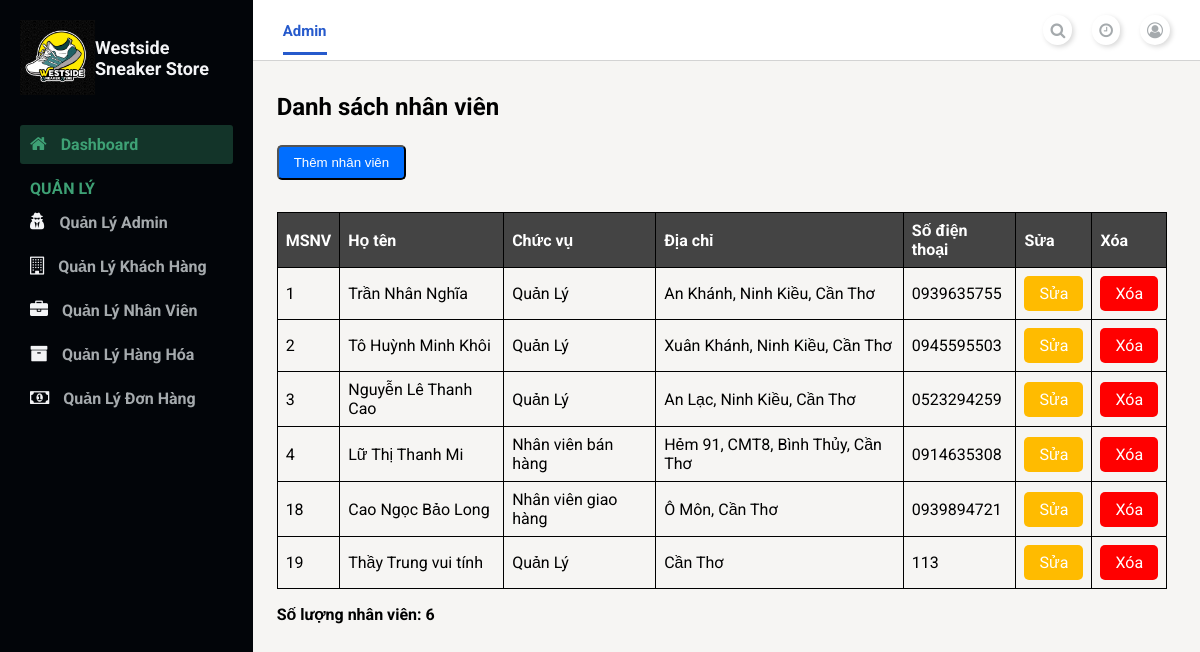
Page /admin/index.php?page_layout=staff_management (signed in) on the committed database.
### tables this page shows
CREATE TABLE `nhanvien` (
  `MSNV` int(11) NOT NULL,
  `HoTenNV` varchar(100) DEFAULT NULL,
  `ChucVu` varchar(50) NOT NULL,
  `DiaChi` varchar(500) NOT NULL,
  `SoDienThoai` varchar(10) NOT NULL,
  `UserName` varchar(30) DEFAULT NULL,
  `password` varchar(100) DEFAULT NULL
);

### admin/modules_admin/staff_management/list.php (the view, shortened to what this page needs)
<main>
    <div class="container-fluid">
        <div class="card-container">
            <div class="card-header">
                <h2>Danh sách nhân viên</h2>
            </div>
            <div class="card-body">
                <button type="button" class="btn_add">Thêm nhân viên</button>
                <table class="table">
                    <thead class="thead-dark">
                        <tr>
                            <th>MSNV</th>
                            <th>Họ tên</th>
                            <th>Chức vụ</th>
                            <th>Địa chỉ</th>
                            <th>Số điện thoại</th>
                            <th>Sửa</th>
                            <th>Xóa</th>
                        </tr>
                    </thead>
                    <tbody>
                        <tr>
                            <?php
                                include './modules_admin/config.php';
                                $sql = "SELECT * FROM nhanvien";
                                $count_nhanvien=0;
                                $query = mysqli_query($conn, $sql);
                                while($rows = mysqli_fetch_array($query)){ ?>
                                <tr>
                                    <td><?php echo $rows["MSNV"] ?></td>
                                    <td><?php echo $rows["HoTenNV"] ?></td>
                                    <td><?php echo $rows["ChucVu"] ?></td>
                                    <td><?php echo $rows["DiaChi"] ?></td>
                                    <td><?php echo $rows["SoDienThoai"] ?></td>
                                    <?php $count_nhanvien++ ?>
                                    <td>
                                        <a href="./index.php?page_layout=modifyStaff&id= <?php echo $rows["MSNV"] ?>"
                                            style="background-color: rgb(255, 187, 0);color: white;padding: 8px 15px;text-align: center;text-decoration: none;display: inline-block;border-radius: 5px;">
                                            Sửa
                                        </a>
                                    </td>
                                    <td>
                                        <a onclick="return confirm_Del('<?php echo $rows['HoTenNV'] ?>')"
                                        href="./modules_admin/staff_management/delete.php?MSNV=<?php echo $rows["MSNV"] ?>" class="btn_delete">Xóa</a>
                                    </td>
                                </tr>
                            <?php } ?>
                        </tr>
                </table>
                <p><b><?php echo 'Số lượng nhân viên: '. $count_nhanvien ?></b></p>
            </div>
        </div>
    </div>
</main>

### admin/style/index.css (style rules this page uses)
* { margin: 0; padding: 0; }
body { box-sizing: border-box; font-family: 'Roboto', sans-serif; }
main { background: #f6f5f3; grid-area: main; overflow-y: auto; }

### admin/style/dashboard.css (style rules this page uses)
main { background: #f3f4f6; grid-area: main; overflow-y: auto; }

### admin/style/staff.css (style rules this page uses)
.container-fluid { padding: 2vh 2vw; min-height: 70vh; width: 94%; }
.card-header { margin: 2vh 0 3vh; }
.btn_add { margin-bottom: 2rem; }
.card-body table { width: 100%; padding: 2rem; border-collapse: collapse; margin-bottom: 1rem; }
.card-body table, td, th { border: 1px solid rgb(0, 0, 0); text-align: left; }
.card-body th { background-color: rgb(68, 68, 68); color: #ffff; }
.card-body th, td { padding: 0.5rem; }
.btn_add { background-color: rgb(0, 110, 255); color: white; padding: 8px 15px; text-align: center; text-decoration: none; display: inline-block; border-radius: 5px; cursor: pointer; }
.btn_delete { background-color: red; color: white; padding: 8px 15px; text-align: center; text-decoration: none; display: inline-block; border-radius: 5px; }

### admin/style/order.css (style rules this page uses)
.card-container { margin-bottom: 2vh; }

### rows in the picture
nhanvien: MSNV "1", HoTenNV "Trần Nhân Nghĩa", ChucVu "Quản Lý", DiaChi "An Khánh, Ninh Kiều, Cần Thơ", SoDienThoai "0939635755"
nhanvien: MSNV "2", HoTenNV "Tô Huỳnh Minh Khôi", ChucVu "Quản Lý", DiaChi "Xuân Khánh, Ninh Kiều, Cần Thơ", SoDienThoai "0945595503"
nhanvien: MSNV "3", HoTenNV "Nguyễn Lê Thanh Cao", ChucVu "Quản Lý", DiaChi "An Lạc, Ninh Kiều, Cần Thơ", SoDienThoai "0523294259"
nhanvien: MSNV "4", HoTenNV "Lữ Thị Thanh Mi", ChucVu "Nhân viên bán hàng", DiaChi "Hẻm 91, CMT8, Bình Thủy, Cần Thơ", SoDienThoai "0914635308"
nhanvien: MSNV "18", HoTenNV "Cao Ngọc Bảo Long", ChucVu "Nhân viên giao hàng", DiaChi "Ô Môn, Cần Thơ", SoDienThoai "0939894721"
nhanvien: MSNV "19", HoTenNV "Thầy Trung vui tính", ChucVu "Quản Lý", DiaChi "Cần Thơ", SoDienThoai "113"

### other values in the picture
$count_nhanvien "6"
